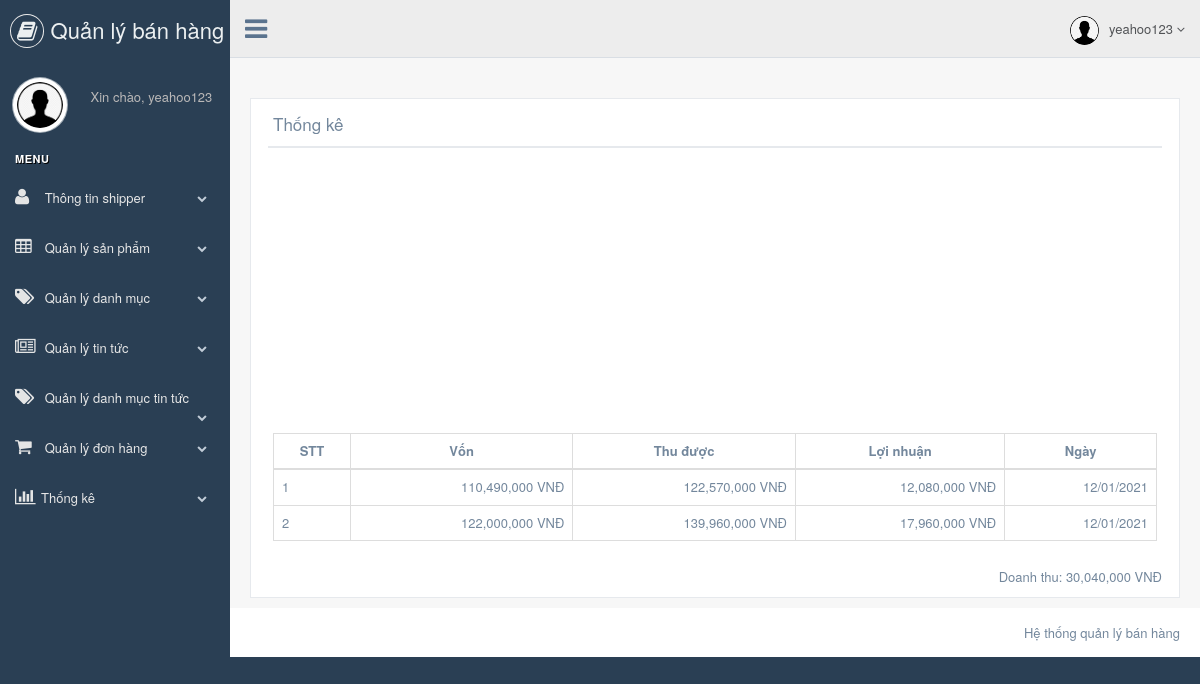
/show_statical.php (signed in), run on the app's committed database.
### tables this page shows
CREATE TABLE `statical` (
  `id` int(30) NOT NULL,
  `invesment` int(30) NOT NULL,
  `collected` int(30) NOT NULL,
  `create_date` datetime NOT NULL
);

### config/database.php (called while the page is built, shortened)
<?php
 class Database{
    private $connection = null;
    public function __construct($dbhost = "localhost", $dbname = "myDataBaseName", $username = "root", $password = ""){
        try{
            $this->connection = new mysqli($dbhost, $username, $password, $dbname);
        }catch(Exception $e){
            throw new Exception($e->getMessage());
        }
    }
    public function Select( $query = "" , $params = [] ){
        try{
            $stmt = $this->executeStatement( $query , $params );
            $result = $stmt->get_result()->fetch_all(MYSQLI_ASSOC);
            return $result;
        }catch(Exception $e){
            throw New Exception( $e->getMessage() );
        }
        return false;
    }
    private function executeStatement( $query = "" , $params = [] ){
        try{
            $stmt = $this->connection->prepare( $query );
            $stmt->execute();
            return $stmt;
        }catch(Exception $e){
            throw New Exception( $e->getMessage() );
        }
    }
} function getMenu($db, $parentid = 0,$p_status=1, $space = "", $trees = array())
    {
		if($p_status>0)
		{
			$where=' AND category_status=1';
		}else
		{
			$where='1=1';
		}
        if(!$trees)
        {
            $trees = array();
        }
        $sql="SELECT * FROM category WHERE 1=1 ".$where." AND parent_id=".$parentid;
        $result = $db->Select($sql);
		foreach($result as $value)
        {
            $trees[$value['category_id']] = array( 'category_id' => $value['category_id'],
                                'category_name'=>$space.$value['category_name'],
                                );
            $trees = getMenu($db,$value['category_id'],$p_status, $space.'&nbsp;--&nbsp;', $trees);
        }
        return $trees;
    }
?>

### show_statical.php (the view, shortened to what this page needs)
<?php
    include("header1.php");
    include("config/database.php");
    $db = new Database(db_host, db_name, db_username, db_password);
    $sql="SELECT * FROM statical";
    $result = $db->Select($sql)
?>
        <div class="right_col" role="main">
            <div class="">
                <div class="page-title">
                    <div class="title_right">
                        <div class="col-md-5 col-sm-5 col-xs-12 form-group pull-right top_search">
                        </div>
                    </div>
                </div>
                <div class="clearfix"></div>
                <div class="row" style="min-height:500px">
                    <div class="col-md-12 col-sm-12 col-xs-12">
                        <div class="x_panel">
                            <div class="x_title" style="display: flex; justify-content: space-between">
                                <h2>Thống kê</h2>
                            </div>
                            <div id="myfirstchart" style="height: 250px;">
                         </div>
                            <div class="x_content">
        <table class="table table-bordered table-sm" style="margin-top: 20px">
          <thead>
            <tr>
              <th style="text-align: center;">STT</th>
              <th>Vốn</th>
              <th>Thu được</th>
              <th>Lợi nhuận</th>
              <th>Ngày</th>
            </tr>
          </thead>
          <tbody>
            <?php
            if($result){
            foreach($result as $key=>$value){
                $key=$key+1;
                echo '<tr>
                <td>'.$key.'</td>
                <td style="text-align: right">'.number_format($value["invesment"]).' VNĐ</td>
                <td style="text-align: right">'.number_format($value["collected"]).' VNĐ</td>
                <td style="text-align: right">'.number_format($value["collected"]-$value["invesment"]).' VNĐ</td>
                <td style="text-align: right">'.Date("d/m/Y",strtotime($value["create_date"])).'</td>
              </tr>';
            }
          }else{
              echo '<tr><td colspan="12" align="center">Không có dữ liệu</td></tr>';
          }
            ?>
          </tbody>
        </table>
                            </div>
                            <div style="text-align: right">Doanh thu: <?php
                                $total = 0 ;
                                if($result){
                                    foreach($result as $key=>$value){
                                        $total += $value["collected"]-$value["invesment"];
                                    }
                                    echo number_format($total)." VNĐ";
                                }
                            ?></div>
                        </div>
                    </div>
                </div>
            </div>
        </div>
<?php
    include("footer.php")
?>

### header1.php (style rules this page uses)
th { text-align: center; }

### data on the page
statical: invesment "110,490,000", collected "122,570,000", $value["collected"]-$value["invesment"] "12,080,000", create_date "12/01/2021"
statical: invesment "122,000,000", collected "139,960,000", $value["collected"]-$value["invesment"] "17,960,000", create_date "12/01/2021"

### other printed values
$_SESSION["username"] "yeahoo123"
$total "30,040,000"
